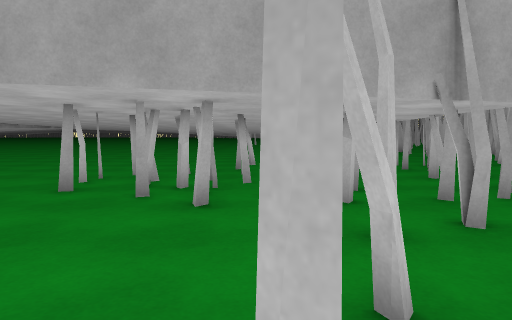
[1] (above)

17 first-person views from a walk through a scene from a Unity 3-D project. The camera is 1.2 m above the floor, tilts 4° down and sees 70° across. The floor is counted in squares, 1 m on a side. Each view is taken from the middle of a square. On the plan, view 1 faces up. The plan holds only what a view shows up to about 15 squares ahead; the rest is blank. The place goes on beyond the plan. The player is left out.

[2]
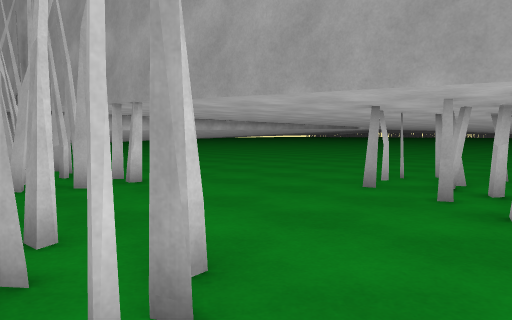

[3]
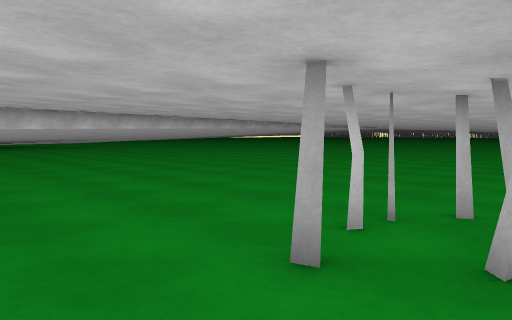

[4]
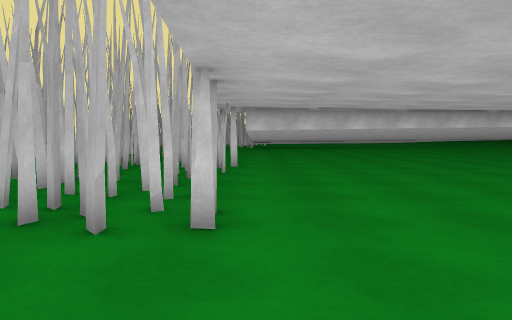

[5]
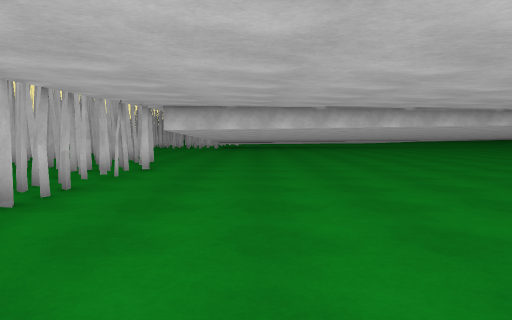

[6]
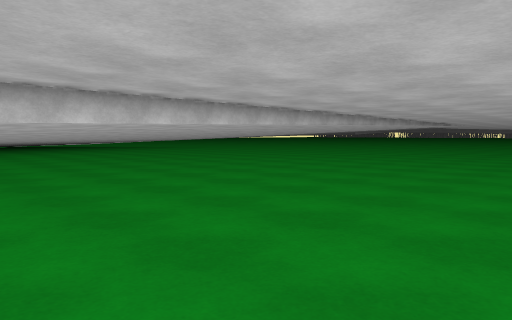

[7]
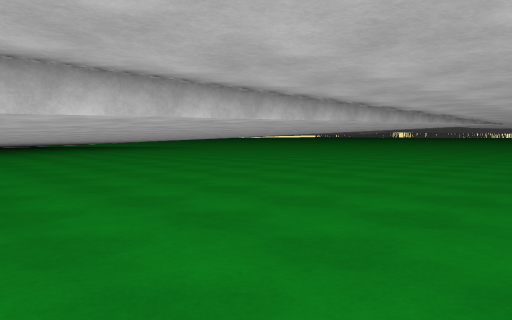

[8]
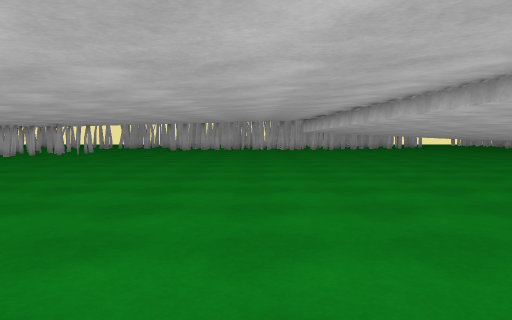

[9]
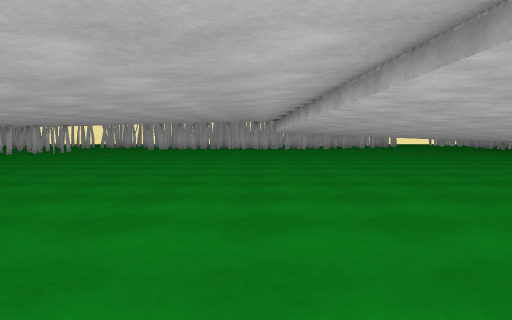

[10]
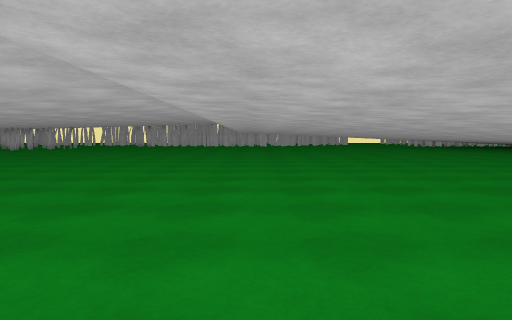

[11]
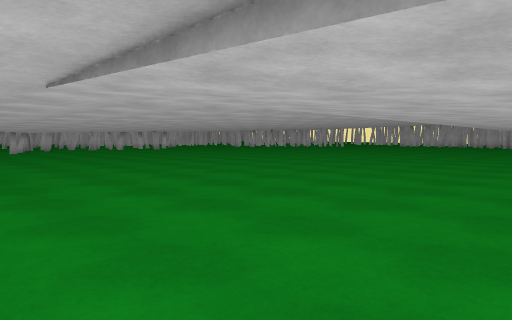

[12]
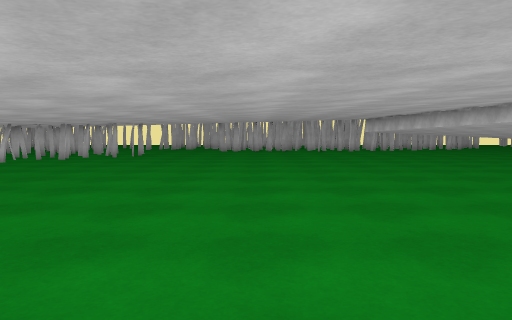

[13]
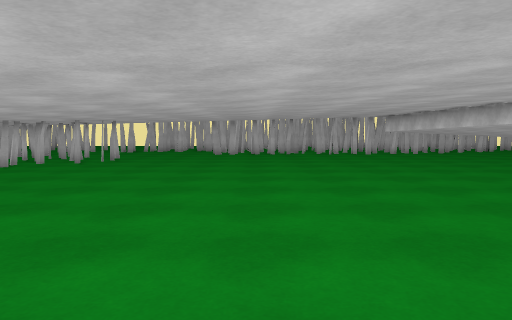

[14]
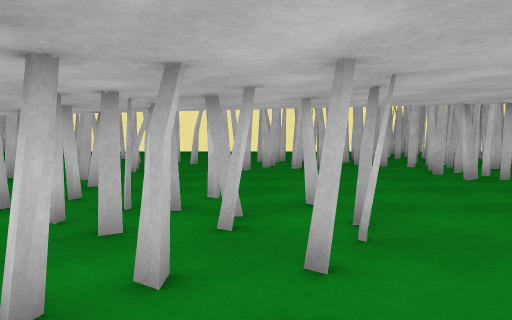

[15]
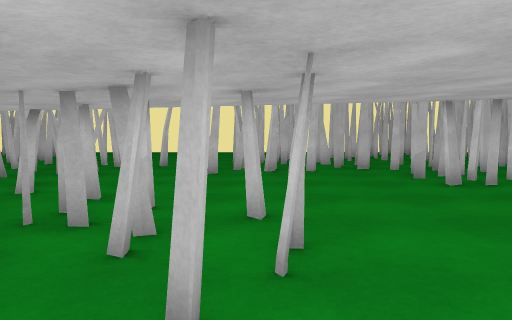

[16]
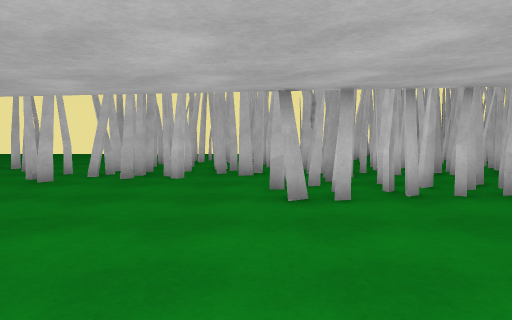

[17]
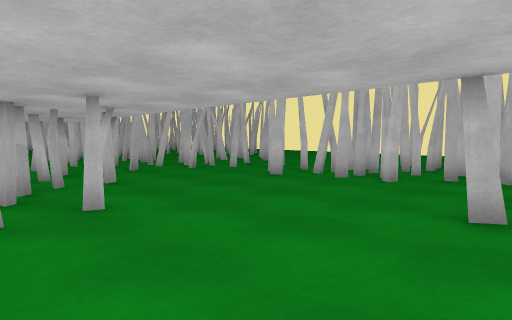

### Floor plan
Key: @ floor where view 1 was taken; # wall or solid block; x gap in a wall; . floor; = window, fence, low wall or low ledge; T thing the floor can be seen under or through.
Columns run from 24 left of view 1 to 3 right of it. Each row starts with its distance up from view 1.
 40 .   .
 39   .......
 38  ...........
 37  ............
 36  ............
 35  .............
 34  .............
 33  .............
 32  .............
 31  ............
 30  ........... .
 29  ............
 28  ....=..........
 27  ....=..........
 26  ....=...........
 25  ....=............
 24  ....=............
 23  ....=.............
 22  ....=.............
 21  ....=.............
 20   ...=..............
 19   ...=..............
 18   ...=...............
 17    ..=...............
 16    ..=...............
 15    ..T................  #
 14     .T................  #
 13     .T.................#
 12     .T................##
 11      T..............#.###
 10      T..............T..T
  9      #..............TT.TT
  8      #..............TTTT T#
  7      #................TTTT#
  6      #....................#
  5      #...................##
  4      ####..#####.........##
  3        ###x## ##..........#
  2         ##.#   #.........##
  1          ###   #..#####.####
  0                =#######.@..#
 -1                      #..###
 -2                      #..##

Where each view was taken, in squares from view 1:
view 1: 0 up, 0 right, facing up
view 2: 0 up, 0 right, facing up-left
view 3: 5 up, 2 left, facing up-left
view 4: 5 up, 4 left, facing left
view 5: 8 up, 5 left, facing left
view 6: 8 up, 10 left, facing up-left
view 7: 11 up, 13 left, facing up-left
view 8: 32 up, 15 left, facing down
view 9: 33 up, 17 left, facing down
view 10: 40 up, 20 left, facing down
view 11: 40 up, 24 left, facing down-right
view 12: 30 up, 11 left, facing down
view 13: 26 up, 11 left, facing down
view 14: 14 up, 3 left, facing down
view 15: 13 up, 4 left, facing down
view 16: 11 up, 8 left, facing down
view 17: 10 up, 10 left, facing down-right
